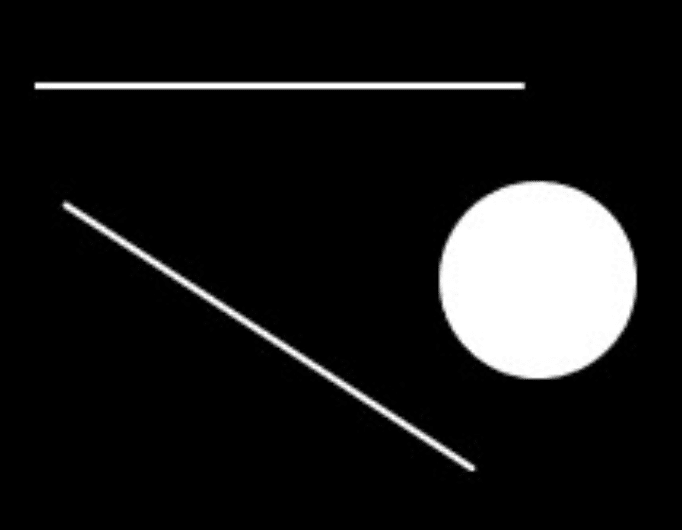
#> input picture assets/shapes.png, 682 x 530 px, found by its file name
$ python -i section17.py   (imports and definitions only)
#> lines starting #> are read from the running program, lines starting #| are printed output that depends on the picture; after the words box and inside, x2 and y2 are one past the last pixel; in counts of white or black regions, pixels touching at a corner belong together
import os
import cv2
import numpy as np
import matplotlib.pyplot as plt


cwd = os.getcwd()

ASSET_PATH = os.path.join(cwd, "assets/")
OUTPUT_PATH = os.path.join(cwd, "outputs/")

shapes = os.path.join(ASSET_PATH, "shapes.png")


def join(filename):
    return os.path.join(ASSET_PATH, filename)


def img_show(title, img):
    cv2.imshow(title, img)
    cv2.waitKey(0)


def img_hough_line():
    img = cv2.imread(shapes)
#> img is the input picture: shape (530, 682, 3); min 0, max 255, mean 26
    drawing = np.zeros(img.shape[:], dtype=np.uint8)
    gray = cv2.cvtColor(img, cv2.COLOR_BGR2GRAY)
    edges = cv2.Canny(gray, 50, 150)
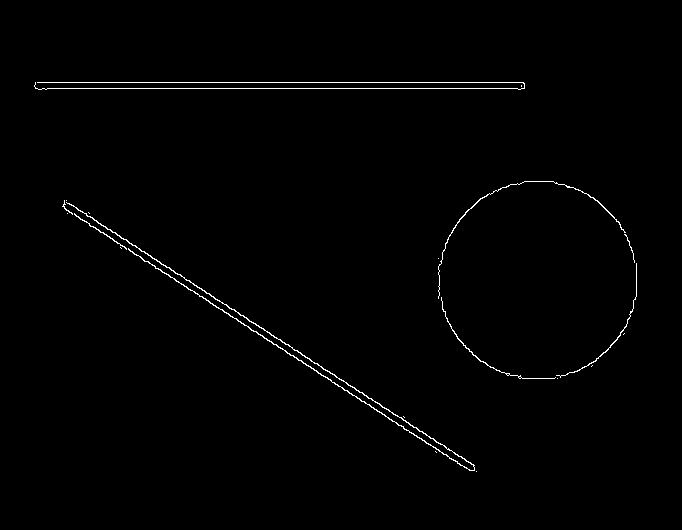
#> edges: shape (530, 682); 0.85% white in thin lines or dots, all inside (x1, y1, x2, y2) = (34, 82, 637, 472)

    # get hough lines
    lines = cv2.HoughLines(edges, 0.8, np.pi / 120, 90)
#> lines = [[82.4, 1.57], [88, 1.57], [132.8, 2.15], [139.2, 2.15], [146.4, 2.12]]
    # [7 lines of commented-out code are left out]
    for line in lines:
        rho, theta = line[0]
        a = np.cos(theta)
        b = np.sin(theta)
        x0 = a * rho
        y0 = a * rho
        x1 = int(x0 + 1000 * (-b))
        y1 = int(y0 + 1000 * (a))
        x2 = int(x0 - 1000 * (-b))
        y2 = int(y0 - 1000 * (a))

        cv2.line(drawing, (x1, y1), (x2, y2), (0, 0, 255))
#> this loop made 5 passes
#> (rho, theta, a, b, x0, y0, x1, y1) on passes 3 to 5: (132.8, 2.15, -0.545, 0.839, -72.33, -72.33, -910, -616), (139.2, 2.15, -0.545, 0.839, -75.81, -75.81, -914, -620), (146.4, 2.12, -0.522, 0.853, -76.49, -76.49, -929, -598)
#> (rho, theta, a, b, y0, x1, y1, x2) on passes 1 to 2: (82.4, 1.57, -4.37e-08, 1, -3.6e-06, -1000, 0, 999), (88, 1.57, -4.37e-08, 1, -3.85e-06, -1000, 0, 999)
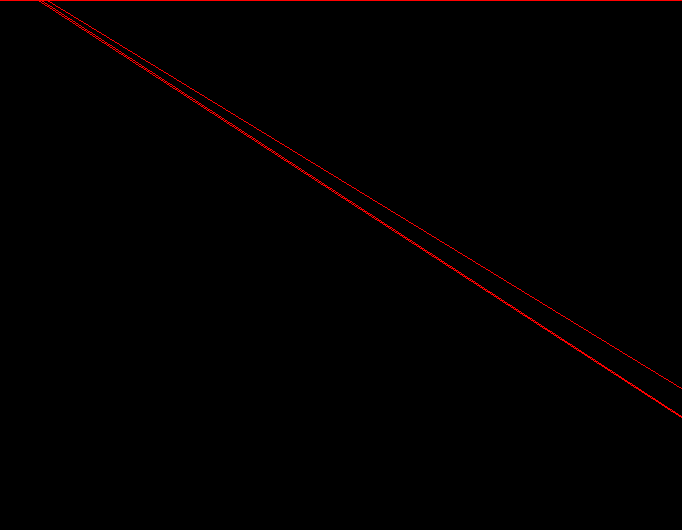
#> drawing: shape (530, 682, 3); mean of channels 0, 1, 2 0, 0, 1.8; drawn as B, G, R

    # draw detect line
    img_show('hough lines', drawing)


def img_hough_line_p():
    img = cv2.imread(shapes)
    drawing = np.zeros(img.shape[:], dtype=np.uint8)
    gray = cv2.cvtColor(img, cv2.COLOR_BGR2GRAY)
    edges = cv2.Canny(gray, 50, 150)

    # get hough lines
    lines = cv2.HoughLinesP(edges, 0.8, np.pi / 180, 90,
                            minLineLength=50, maxLineGap=10)

    # draw lines
    for line in lines:
        x1, y1, x2, y2 = line[0]

        cv2.line(drawing, (x1, y1), (x2, y2), (0, 0, 255), 1, lineType=cv2.LINE_AA)

    # draw detect line
    img_show('hough lines', drawing)


def img_hough_circle():
    img = cv2.imread(shapes)
    drawing = np.zeros(img.shape[:], dtype=np.uint8)
    gray = cv2.cvtColor(img, cv2.COLOR_BGR2GRAY)
    edges = cv2.Canny(gray, 50, 150)

    circles = cv2.HoughCircles(edges, cv2.HOUGH_GRADIENT, 1, 20, param2=31)
    circles = np.int0(np.around(circles))

    for p in circles[0, :]:
        x, y, r = p
        cv2.circle(drawing, (x, y), r, (0, 255, 0), 2)
        cv2.circle(drawing, (x, y), 2, (0, 0, 255), 3)

    img_show('hough circle', drawing)

>>> result = img_hough_line()
